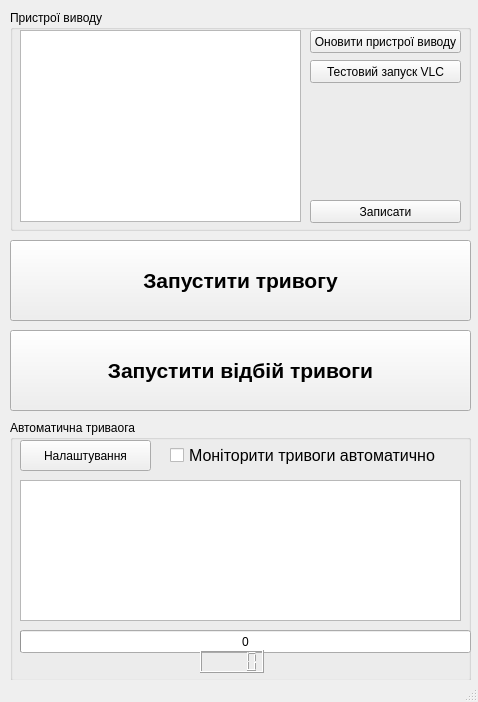
<?xml version="1.0" encoding="UTF-8"?>
<ui version="4.0">
 <class>MainWindow</class>
 <widget class="QMainWindow" name="MainWindow">
  <property name="geometry">
   <rect>
    <x>0</x>
    <y>0</y>
    <width>478</width>
    <height>702</height>
   </rect>
  </property>
  <property name="windowTitle">
   <string>Монітор тривог</string>
  </property>
  <property name="documentMode">
   <bool>false</bool>
  </property>
  <widget class="QWidget" name="centralwidget">
   <widget class="QGroupBox" name="groupBox_outdivs">
    <property name="geometry">
     <rect>
      <x>10</x>
      <y>10</y>
      <width>461</width>
      <height>221</height>
     </rect>
    </property>
    <property name="title">
     <string>Пристрої виводу</string>
    </property>
    <widget class="QPushButton" name="pushButton_outdevUpd">
     <property name="geometry">
      <rect>
       <x>300</x>
       <y>20</y>
       <width>151</width>
       <height>23</height>
      </rect>
     </property>
     <property name="text">
      <string>Оновити пристрої виводу</string>
     </property>
    </widget>
    <widget class="QTableView" name="tableView_outdevs">
     <property name="geometry">
      <rect>
       <x>10</x>
       <y>20</y>
       <width>281</width>
       <height>192</height>
      </rect>
     </property>
    </widget>
    <widget class="QPushButton" name="pushButton_outdevTest">
     <property name="geometry">
      <rect>
       <x>300</x>
       <y>50</y>
       <width>151</width>
       <height>23</height>
      </rect>
     </property>
     <property name="text">
      <string>Тестовий запуск VLC</string>
     </property>
    </widget>
    <widget class="QPushButton" name="pushButton_outdevApply">
     <property name="geometry">
      <rect>
       <x>300</x>
       <y>190</y>
       <width>151</width>
       <height>23</height>
      </rect>
     </property>
     <property name="text">
      <string>Записати</string>
     </property>
    </widget>
   </widget>
   <widget class="QPushButton" name="pushButton">
    <property name="geometry">
     <rect>
      <x>10</x>
      <y>240</y>
      <width>461</width>
      <height>81</height>
     </rect>
    </property>
    <property name="font">
     <font>
      <pointsize>16</pointsize>
      <weight>75</weight>
      <bold>true</bold>
     </font>
    </property>
    <property name="text">
     <string>Запустити тривогу</string>
    </property>
    <property name="checkable">
     <bool>false</bool>
    </property>
   </widget>
   <widget class="QPushButton" name="pushButton_2">
    <property name="geometry">
     <rect>
      <x>10</x>
      <y>330</y>
      <width>461</width>
      <height>81</height>
     </rect>
    </property>
    <property name="font">
     <font>
      <pointsize>16</pointsize>
      <weight>75</weight>
      <bold>true</bold>
     </font>
    </property>
    <property name="text">
     <string>Запустити відбій тривоги</string>
    </property>
    <property name="checkable">
     <bool>false</bool>
    </property>
   </widget>
   <widget class="QGroupBox" name="groupBox">
    <property name="geometry">
     <rect>
      <x>10</x>
      <y>420</y>
      <width>461</width>
      <height>261</height>
     </rect>
    </property>
    <property name="title">
     <string>Автоматична триваога</string>
    </property>
    <widget class="QProgressBar" name="progressBar">
     <property name="geometry">
      <rect>
       <x>10</x>
       <y>210</y>
       <width>451</width>
       <height>23</height>
      </rect>
     </property>
     <property name="maximum">
      <number>15</number>
     </property>
     <property name="value">
      <number>0</number>
     </property>
     <property name="format">
      <string>%p</string>
     </property>
    </widget>
    <widget class="QCheckBox" name="checkBox">
     <property name="geometry">
      <rect>
       <x>160</x>
       <y>20</y>
       <width>281</width>
       <height>31</height>
      </rect>
     </property>
     <property name="font">
      <font>
       <pointsize>12</pointsize>
      </font>
     </property>
     <property name="tabletTracking">
      <bool>false</bool>
     </property>
     <property name="layoutDirection">
      <enum>Qt::LeftToRight</enum>
     </property>
     <property name="text">
      <string>Моніторити тривоги автоматично</string>
     </property>
     <property name="iconSize">
      <size>
       <width>64</width>
       <height>64</height>
      </size>
     </property>
    </widget>
    <widget class="QTextBrowser" name="textBrowser">
     <property name="geometry">
      <rect>
       <x>10</x>
       <y>60</y>
       <width>441</width>
       <height>141</height>
      </rect>
     </property>
    </widget>
    <widget class="QPushButton" name="pushButton_autosettings">
     <property name="geometry">
      <rect>
       <x>10</x>
       <y>20</y>
       <width>131</width>
       <height>31</height>
      </rect>
     </property>
     <property name="text">
      <string>Налаштування</string>
     </property>
    </widget>
    <widget class="QLCDNumber" name="lcdNumber">
     <property name="geometry">
      <rect>
       <x>190</x>
       <y>230</y>
       <width>64</width>
       <height>23</height>
      </rect>
     </property>
    </widget>
   </widget>
  </widget>
  <widget class="QStatusBar" name="statusbar"/>
  <action name="action">
   <property name="text">
    <string>Налаштування</string>
   </property>
  </action>
  <action name="action_2">
   <property name="text">
    <string>Автоматично звертати</string>
   </property>
  </action>
  <action name="action_3">
   <property name="text">
    <string>Вихід</string>
   </property>
  </action>
 </widget>
 <resources/>
 <connections/>
</ui>
